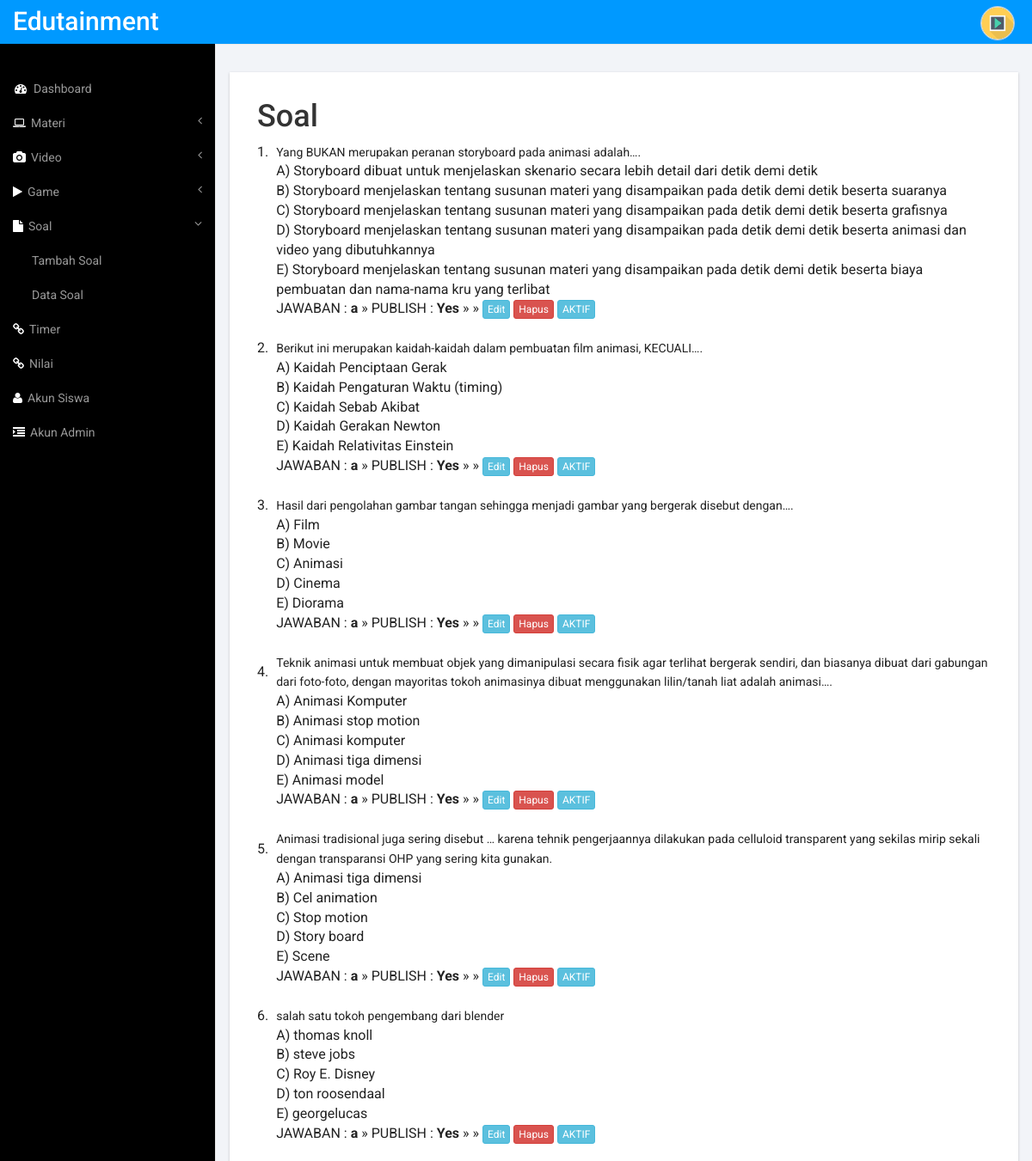
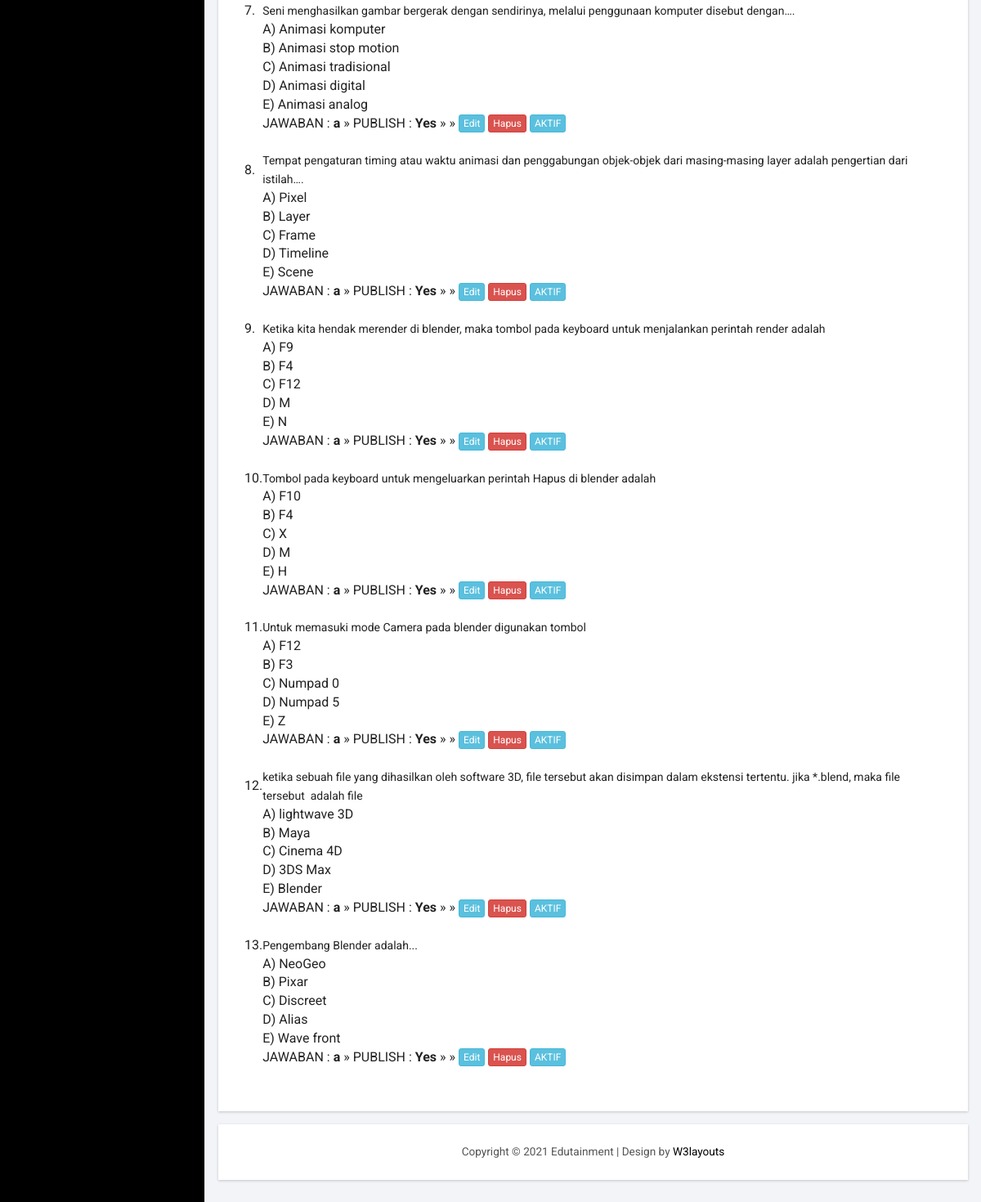
Page /admin/admin.php?page=soal_lihat (signed in) on the committed database (2 pictures, top to bottom).
### tables this page shows
CREATE TABLE `tabel_soal` (
  `id_soal` int(11) NOT NULL,
  `pertanyaan` text NOT NULL,
  `pilihan_a` text NOT NULL,
  `pilihan_b` text NOT NULL,
  `pilihan_c` text NOT NULL,
  `pilihan_d` text NOT NULL,
  `jawaban` varchar(100) NOT NULL,
  `publish` enum('yes','no') NOT NULL,
  `tipe` int(5) NOT NULL,
  `pilihan_e` text NOT NULL
);

### admin/modul/soal/soal_lihat.php (the view, shortened to what this page needs)
    <div class="content_bottom">
     <div class="col-md-12 span_3">
          <div class="bs-example1" data-example-id="contextual-table">
    <div>
        <h1>Soal</h1>
        <p>
        <?php
		$sql = mysqli_query($koneksi,"select * from tabel_soal order by tipe asc");
		?><table width="100%"><?php
		$no=0;
		while($row=mysqli_fetch_array($sql)){
		?>
			<tr>
           		<td><font color="#222"><?php echo $no=$no+1;?>.</font></td><td><font color="#222"><?php echo $row['pertanyaan'];?></font></td>
            </tr>
            <tr>
           		<td></td><td><font color="#222">A) <?php echo $row['pilihan_a'];?></font></td>
            </tr>
            <tr>
           		<td></td><td><font color="#222">B) <?php echo $row['pilihan_b'];?></font></td>
            </tr>
            <tr>
           		<td></td><td><font color="#222">C) <?php echo $row['pilihan_c'];?></font></td>
            </tr>
            <tr>
           		<td></td><td><font color="#222">D) <?php echo $row['pilihan_d'];?></font></td>
            </tr>
            <tr>
              <td></td><td><font color="#222">E) <?php echo $row['pilihan_e'];?></font></td>
            </tr>
            <tr>
           		<td></td><td><font color="#222">JAWABAN : <b><?php echo $row['jawaban'];?></b> &raquo; PUBLISH : <b><?php echo ucwords($row['publish']);?></b> &raquo;
               </b> &raquo;</font>
                <a href="?page=soal_edit&id=<?php echo $row['id_soal']?>" title="edit" class="btn btn-info btn-xs">Edit</a>
                <a href="?page=soal_hapus&id=<?php echo $row['id_soal']?>" title="Delete" onclick="return confirm('Apakah anda yakin akan menghapus pertanyaan ini ?')" class="btn btn-danger btn-xs">Hapus</a>
                <?php if ($row['publish']=='yes'){ ?>
                  <a href="?page=status&id=<?= $row ['id_soal'] ?>" class="btn btn-info btn-xs">AKTIF</button></a>
                  <?php } else if ($row['publish']=='no'){ ?>
                  <a href="?page=status&id=<?= $row ['id_soal'] ?>"class="btn btn-danger btn-xs">TIDAK</button></a>
                <?php } ?>
              </td>
            </tr>
          </div>
       </div>
   <tr>
  <td colspan="2"><br /></td>
</tr>
		<?php
		}
		?>

### admin/admin.php (shortened to what this page needs)
<?php
  if(!empty($_SESSION['username'])and !empty($_SESSION['username'])){
?>
<!DOCTYPE HTML>
<html>
<head>
<link href="assets/css/bootstrap.min.css" rel='stylesheet' type='text/css' />
<link href="assets/css/style.css" rel='stylesheet' type='text/css' />
<link href="assets/css/lines.css" rel='stylesheet' type='text/css' />
<link href="assets/css/font-awesome.css" rel="stylesheet">
<link href="assets/css/custom.css" rel="stylesheet">
</head>
<body>
<div id="wrapper">
        <nav class="top1 navbar navbar-default navbar-static-top" role="navigation" style="margin-bottom: 0">
            <div class="navbar-header">
                <a class="navbar-brand" href="index.html">Edutainment</a>
            </div>
            <ul class="nav navbar-nav navbar-right">
                <li class="dropdown">
                    <a href="#" class="dropdown-toggle avatar" data-toggle="dropdown"><img src="../gambar/play-icon.png"></a>
                </li>
            </ul>
            <div class="navbar-default sidebar" role="navigation">
                <div class="sidebar-nav navbar-collapse">
                    <ul class="nav" id="side-menu">
                        <li>
                            <a href="?page=beranda"><i class="fa fa-dashboard fa-fw nav_icon"></i>Dashboard</a>
                        </li>
                        <li>
                            <a href="#"><i class="fa fa-laptop nav_icon"></i>Materi<span class="fa arrow"></span></a>
                        </li>
                        <li>
                            <a href="#"><i class="fa fa-camera nav_icon"></i>Video<span class="fa arrow"></span></a>
                        </li>
                         <li>
                            <a href="#"><i class="fa fa-play nav_icon"></i>Game<span class="fa arrow"></span></a>
                        </li>
                        <li>
                            <a href="#"><i class="fa fa-file nav_icon"></i>Soal<span class="fa arrow"></span></a>
                            <ul class="nav nav-second-level">
                                <li>
                                    <a href="?page=soal_tambah">Tambah Soal</a>
                                </li>
                                <li>
                                    <a href="?page=soal_lihat">Data Soal</a>
                                </li>
                            </ul>
                        </li>
                        <li>
                        <a href="?page=timer"><i class="fa fa-link nav_icon"></i>Timer</a>
                        </li>
                        <li>
                        <a href="?page=nilai"><i class="fa fa-link nav_icon"></i>Nilai</a>
                        </li>
                        <li>
                        <a href="?page=akun_siswa"><i class="fa fa-user nav_icon"></i>Akun Siswa</a>
                        </li>
                        <li>
                        <a href="?page=user_edit"><i class="fa fa-indent nav_icon"></i>Akun Admin</a>
                        </li>
                            </ul>
                </div>
            </div>
        </nav>
        <div id="page-wrapper">
        <div class="graphs">
        <div class="col_3">
    <div class="content_bottom">
     <div class="col-md-12 span_3">
            <?php include "modul.php"; ?>
        <div class="copy">
            <p>Copyright &copy; 2021 Edutainment | Design by <a href="http://w3layouts.com/" target="_blank">W3layouts</a> </p>
        </div>
</body>
</html>
<?php
  }else{
    echo"Dilarang membuka halaman ini!";
    echo"<meta http-equiv='refresh' content='1; url=index.php'>";
  }
?>

### admin/modul.php
<?php
if(isset ($_GET['page'])) $page = $_GET ['page'];
else $page = "beranda";
if($page == "beranda")	include ("beranda.php");
elseif($page == "logout")	include ("logout.php");
elseif($page == "materi")
	include ("modul/materi/materi_page.php");
elseif($page == "materi_tambah")
	include ("modul/materi/materi_tambah.php");
elseif($page == "materi_tambahproses")
	include ("modul/materi/materi_tambahproses.php");
elseif($page == "materi_edit")
	include ("modul/materi/materi_edit.php");
elseif($page == "materi_editproses")
	include ("modul/materi/materi_editproses.php");
elseif($page == "materi_hapus")
	include ("modul/materi/materi_hapus.php");
elseif($page == "game")
	include ("modul/game/game_page.php");
elseif($page == "game_tambah")
	include ("modul/game/game_tambah.php");
elseif($page == "game_tambahproses")
	include ("modul/game/game_tambahproses.php");
elseif($page == "game_edit")
	include ("modul/game/game_edit.php");
elseif($page == "game_editproses")
	include ("modul/game/game_editproses.php");
elseif($page == "game_hapus")
	include ("modul/game/game_hapus.php");
elseif($page == "video")
	include ("modul/video/video_page.php");
elseif($page == "video_tambah")
	include ("modul/video/video_tambah.php");
elseif($page == "video_tambahproses")
	include ("modul/video/video_tambahproses.php");
elseif($page == "video_edit")
	include ("modul/video/video_edit.php");
elseif($page == "video_editproses")
	include ("modul/video/video_editproses.php");
elseif($page == "video_hapus")
	include ("modul/video/video_hapus.php");
elseif($page == "soal")
	include ("modul/soal/soal_page.php");
elseif($page == "soal_tambah")
	include ("modul/soal/soal_tambah.php");
elseif($page == "soal_tambahproses")
	include ("modul/soal/soal_tambahproses.php");
elseif($page == "soal_lihat")
	include ("modul/soal/soal_lihat.php");
elseif($page == "soal_edit")
	include ("modul/soal/soal_edit.php");
elseif($page == "soal_editproses")
	include ("modul/soal/soal_editproses.php");
elseif($page == "soal_hapus")
	include ("modul/soal/soal_hapus.php");
elseif($page == "status")
	include ("modul/soal/status.php");
elseif($page == "timer")
	include ("modul/timer/timer_page.php");
elseif($page == "timer_edit")
	include ("modul/timer/timer_edit.php");
elseif($page == "timer_editproses")
	include ("modul/timer/timer_editproses.php");
elseif($page == "akun_siswa")
	include ("modul/akun_siswa/akun_siswa_page.php");
elseif($page == "akun_siswa_hapus")
	include ("modul/akun_siswa/akun_siswa_hapus.php");
elseif($page == "status_siswa")
	include ("modul/akun_siswa/status_siswa.php");
elseif($page == "nilai")
	include ("modul/nilai/nilai_page.php");
elseif($page == "nilai_hapus")
	include ("modul/nilai/nilai_hapus.php");
elseif($page == "nilai_cetak")
	include ("modul/nilai/nilai_cetak.php");
elseif($page == "user_edit")
	include ("modul/user/user_edit.php");
elseif($page == "user_editproses")
	include ("modul/user/user_editproses.php");
else echo"konten tidak ada";
?>

### admin/assets/css/style.css (style rules this page uses)
h4, h5, h6, h1, h2, h3 { margin-top: 0; }
ul, ol { margin: 0; }
p { margin: 0; }
html, body { font-family: 'Roboto', sans-serif; font-size: 100%; background:#000; overflow-x: hidden; }
body a { transition:0.5s all; -webkit-transition:0.5s all; -moz-transition:0.5s all; -o-transition:0.5s all; -ms-transition:0.5s all; }
.navbar .navbar-nav li a { padding: 0 10px; line-height: 56px; position: relative; }
.navbar .navbar-nav li .dropdown-toggle.avatar img { height: 40px; -webkit-border-radius: 50em; -moz-border-radius: 50em; border-radius: 50em; border: 1px solid #c0cadd; margin-top: -4px; }
.navbar-default.sidebar { background-color: #000; font-family: 'Roboto', sans-serif; }
nav.top1.navbar.navbar-default.navbar-static-top { background-color:#0099FF; font-family: 'Roboto', sans-serif; }
.navbar-default .navbar-brand { color: #fff !important; font-size: 30px; font-weight: 500; }
.navbar-right { margin-right: 10px !important; }
.navbar-right li { display:inline-block; }
i.nav_icon { color: #fff; margin-right:6px; }
.sidebar ul li a { color: #999; font-size:14px; }
ul.nav.navbar-nav.navbar-right { height: 51px; }
.sidebar-nav.navbar-collapse { margin: 2em 0 0 0; }
.col_3 { margin-bottom:1em; }
.span_3 { padding:0; }
.content_bottom { margin-bottom:1em; }
.copy { background:#fff; text-align:center; padding:1.5em 0; }
.copy p, .copy_layout p { font-size:0.85em; color:#555; }
.copy p a, .copy_layout p a { color:#000; }
.map_container, #chart, .span_6, .col_2, .weather_list, .cal1, .skills-info, .stats-info, .r3_counter_box, .activity_box, .bs-example1, .cloud, .copy { -ms-box-shadow: 0 1px 3px 0px rgba(0, 0, 0, 0.2); -o-box-shadow: 0 1px 3px 0px rgba(0, 0, 0, 0.2); -moz-box-shadow: 0 1px 3px 0px rgba(0, 0, 0, 0.2); -webkit-box-shadow: 0 1px 3px 0px rgba(0, 0, 0, 0.2); box-shadow: 0 1px 3px 0px rgba(0, 0, 0, 0.2); }
.graphs { padding: 2em 1em; background: #f2f4f8; font-family: 'Roboto', sans-serif; }
.bs-example1 { background:#fff; padding:2em; }
html, body#login { background: url(../images/bg.jpg)no-repeat; background-size:cover; -webkit-background-size:cover; -moz-background-size:cover; -o-background-size:cover; -ms-background-size:cover; }

### admin/assets/css/custom.css (style rules this page uses)
#wrapper { width: 100%; }
#page-wrapper { min-height: 568px; background-color: #fff; }
@media (min-width:768px) { #page-wrapper { position: inherit; margin: 0 0 0 250px; border-left: 1px solid #e7e7e7; } }
.sidebar .sidebar-nav.navbar-collapse { padding-right: 0; padding-left: 0; }
.sidebar .arrow { float: right; }
.sidebar .fa.arrow:before { content: "\f104"; }
.sidebar .active>a>.fa.arrow:before { content: "\f107"; }
.sidebar .nav-second-level li, .sidebar .nav-third-level li { border-bottom: 0!important; }
.sidebar .nav-second-level li a { padding-left: 37px; }
@media (min-width:768px) { .sidebar { z-index: 1; position: absolute; width: 250px; margin-top: 51px; } }

### rows in the picture
tabel_soal: pertanyaan "Yang BUKAN merupakan peranan storyboard pada animasi adalah….", pilihan_a "Storyboard dibuat untuk menjelaskan skenario secara lebih detail dari detik demi detik", pilihan_b "Storyboard menjelaskan tentang susunan materi yang disampaikan pada detik demi detik beserta suaranya", pilihan_c "Storyboard menjelaskan tentang susunan materi yang disampaikan pada detik demi detik beserta grafisnya", pilihan_d "Storyboard menjelaskan tentang susunan materi yang disampaikan pada detik demi detik beserta animasi dan video yang dibutuhkannya", pilihan_e "Storyboard menjelaskan tentang susunan materi yang disampaikan pada detik demi detik beserta biaya pembuatan dan nama-nama kru yang terlibat", jawaban "a", publish "Yes"
tabel_soal: no "2", pertanyaan "Berikut ini merupakan kaidah-kaidah dalam pembuatan film animasi, KECUALI….", pilihan_a "Kaidah Penciptaan Gerak", pilihan_b "Kaidah Pengaturan Waktu (timing)", pilihan_c "Kaidah Sebab Akibat", pilihan_d "Kaidah Gerakan Newton", pilihan_e "Kaidah Relativitas Einstein", jawaban "a", publish "Yes"
tabel_soal: no "3", pertanyaan "Hasil dari pengolahan gambar tangan sehingga menjadi gambar yang bergerak disebut dengan….", pilihan_a "Film", pilihan_b "Movie", pilihan_c "Animasi", pilihan_d "Cinema", pilihan_e "Diorama", jawaban "a", publish "Yes"
tabel_soal: no "4", pertanyaan "Teknik animasi untuk membuat objek yang dimanipulasi secara fisik agar terlihat bergerak sendiri, dan biasanya dibuat dari gabungan dari foto-foto, dengan mayoritas tokoh animasinya dibuat menggunakan lilin/tanah liat adalah animasi….", pilihan_a "Animasi Komputer", pilihan_b "Animasi stop motion", pilihan_c "Animasi komputer", pilihan_d "Animasi tiga dimensi", pilihan_e "Animasi model", jawaban "a", publish "Yes"
tabel_soal: no "5", pertanyaan "Animasi tradisional juga sering disebut … karena tehnik pengerjaannya dilakukan pada celluloid transparent yang sekilas mirip sekali dengan transparansi OHP yang sering kita gunakan.", pilihan_a "Animasi tiga dimensi", pilihan_b "Cel animation", pilihan_c "Stop motion", pilihan_d "Story board", pilihan_e "Scene", jawaban "a", publish "Yes"
tabel_soal: no "6", pertanyaan "salah satu tokoh pengembang dari blender", pilihan_a "thomas knoll", pilihan_b "steve jobs", pilihan_c "Roy E. Disney", pilihan_d "ton roosendaal", pilihan_e "georgelucas", jawaban "a", publish "Yes"
tabel_soal: no "7", pertanyaan "Seni menghasilkan gambar bergerak dengan sendirinya, melalui penggunaan komputer disebut dengan….", pilihan_a "Animasi komputer", pilihan_b "Animasi stop motion", pilihan_c "Animasi tradisional", pilihan_d "Animasi digital", pilihan_e "Animasi analog", jawaban "a", publish "Yes"
tabel_soal: no "8", pertanyaan "Tempat pengaturan timing atau waktu animasi dan penggabungan objek-objek dari masing-masing layer adalah pengertian dari istilah….", pilihan_a "Pixel", pilihan_b "Layer", pilihan_c "Frame", pilihan_d "Timeline", pilihan_e "Scene", jawaban "a", publish "Yes"
tabel_soal: no "9", pertanyaan "Ketika kita hendak merender di blender, maka tombol pada keyboard untuk menjalankan perintah render adalah", pilihan_a "F9", pilihan_b "F4", pilihan_c "F12", pilihan_d "M", pilihan_e "N", jawaban "a", publish "Yes"
tabel_soal: no "10", pertanyaan "Tombol pada keyboard untuk mengeluarkan perintah Hapus di blender adalah", pilihan_a "F10", pilihan_b "F4", pilihan_c "X", pilihan_d "M", pilihan_e "H", jawaban "a", publish "Yes"
tabel_soal: no "11", pertanyaan "Untuk memasuki mode Camera pada blender digunakan tombol", pilihan_a "F12", pilihan_b "F3", pilihan_c "Numpad 0", pilihan_d "Numpad 5", pilihan_e "Z", jawaban "a", publish "Yes"
tabel_soal: no "12", pertanyaan "ketika sebuah file yang dihasilkan oleh software 3D, file tersebut akan disimpan dalam ekstensi tertentu. jika *.blend, maka file tersebut adalah file", pilihan_a "lightwave 3D", pilihan_b "Maya", pilihan_c "Cinema 4D", pilihan_d "3DS Max", pilihan_e "Blender", jawaban "a", publish "Yes"
tabel_soal: no "13", pertanyaan "Pengembang Blender adalah...", pilihan_a "NeoGeo", pilihan_b "Pixar", pilihan_c "Discreet", pilihan_d "Alias", pilihan_e "Wave front", jawaban "a", publish "Yes"
